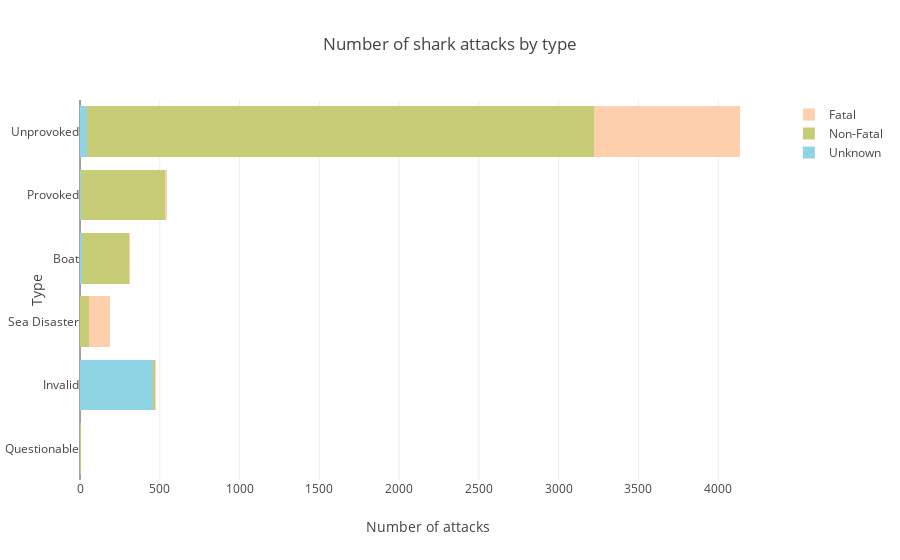

Notebook code for this chart:
### Code cell
trace1 = go.Bar(
    y=attacks_type.index,
    x=attacks_type['Unknown'],
    name='Unknown',
    orientation = 'h', marker=dict(color = light_blue))

trace2 = go.Bar(
    y=attacks_type.index,
    x=attacks_type['Non-Fatal'],
    name='Non-Fatal',
    orientation = 'h',
    marker = dict(color = green))

trace3 = go.Bar(
    y=attacks_type.index,
    x=attacks_type['Fatal'],
    name='Fatal',
    orientation = 'h',
    marker = dict(color = pink))

data = [trace1, trace2, trace3]

layout = go.Layout(barmode='stack',
        xaxis=dict(title='Number of attacks'),
                   
    title='Number of shark attacks by type',
    yaxis=dict(
        title='Type'
    )
)

fig = go.Figure(data=data, layout=layout)
iplot(fig, filename = "Sharks barplot")

### Figure 1 — Plotly figure (JSON) as saved in the notebook; plotly's stock layout.template omitted (floating-point values rounded to 4 significant figures)
{"data": [{"marker": {"color": "rgb(142, 212, 229)"}, "name": "Unknown", "orientation": "h", "type": "bar", "uid": "7f6f798c-ad64-47e7-9e8d-908af06aa504", "x": [1, 458, 2, 11, 6, 45], "y": ["Questionable", "Invalid", "Sea Disaster", "Boat", "Provoked", "Unprovoked"]}, {"marker": {"color": "rgb(199, 204, 118)"}, "name": "Non-Fatal", "orientation": "h", "type": "bar", "uid": "d222025c-405d-427f-9ea7-4002817c5fb1", "x": [3, 13, 52, 296, 526, 3179], "y": ["Questionable", "Invalid", "Sea Disaster", "Boat", "Provoked", "Unprovoked"]}, {"marker": {"color": "rgb(254, 207, 173)"}, "name": "Fatal", "orientation": "h", "type": "bar", "uid": "20767a76-5485-41f7-8012-3b0088673d34", "x": [1, 8, 134, 7, 14, 914], "y": ["Questionable", "Invalid", "Sea Disaster", "Boat", "Provoked", "Unprovoked"]}], "layout": {"barmode": "stack", "title": {"text": "Number of shark attacks by type"}, "xaxis": {"title": {"text": "Number of attacks"}}, "yaxis": {"title": {"text": "Type"}}}}
